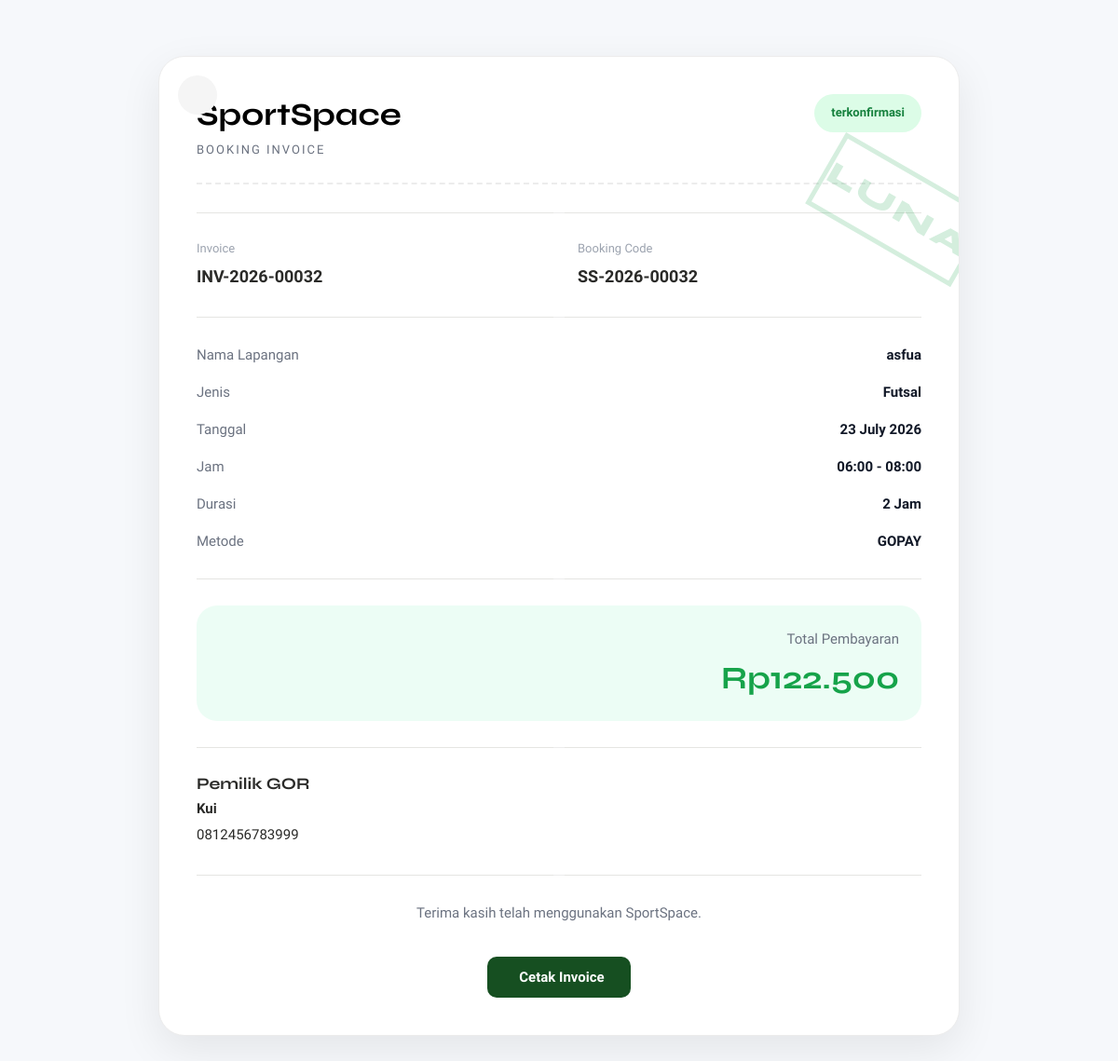
Screenshot of /invoice.php?id=32&from=success with the database file from the repository.
### tables this page shows
CREATE TABLE `booking` (
  `booking_id` int(11) NOT NULL,
  `user_id` int(11) NOT NULL,
  `field_id` int(11) NOT NULL,
  `tanggal` date NOT NULL,
  `jam_mulai` time NOT NULL,
  `jam_selesai` time NOT NULL,
  `status` enum('tertunda','terkonfirmasi','ditolak','dibatalkan','selesai') NOT NULL DEFAULT 'tertunda',
  `created_at` timestamp NOT NULL DEFAULT current_timestamp(),
  `booking_code` varchar(20) DEFAULT NULL,
  `metode_pembayaran` varchar(30) DEFAULT NULL,
  `bank` varchar(30) DEFAULT NULL,
  `total` decimal(12,2) NOT NULL
);

CREATE TABLE `fields` (
  `field_id` int(11) NOT NULL,
  `owner_id` int(11) DEFAULT NULL,
  `nama_lapangan` varchar(100) NOT NULL,
  `jenis` varchar(50) NOT NULL,
  `harga` decimal(10,2) NOT NULL,
  `status` enum('tersedia','penuh') NOT NULL DEFAULT 'tersedia',
  `lokasi` varchar(255) DEFAULT NULL,
  `gambar` varchar(255) DEFAULT NULL,
  `deskripsi` text DEFAULT NULL,
  `owner_name` varchar(100) DEFAULT NULL,
  `owner_phone` varchar(20) DEFAULT NULL,
  `owner_address` varchar(255) DEFAULT NULL,
  `jam_operasional` varchar(50) DEFAULT NULL,
  `kapasitas` int(11) DEFAULT NULL,
  `jenis_lantai` varchar(50) DEFAULT NULL,
  `fasilitas` text DEFAULT NULL,
  `maps_link` text DEFAULT NULL,
  `google_maps_url` text DEFAULT NULL,
  `verifikasi` enum('pending','diterima','ditolak') NOT NULL DEFAULT 'pending',
  `durasi_slot` int(11) NOT NULL DEFAULT 1,
  `hari_libur` text DEFAULT NULL,
  `aktif` enum('aktif','nonaktif') NOT NULL
);

CREATE TABLE `payment` (
  `payment_id` int(11) NOT NULL,
  `booking_id` int(11) NOT NULL,
  `metode` enum('transfer','ewallet','cash') NOT NULL,
  `total` decimal(10,2) NOT NULL,
  `status` enum('tertunda','diverifikasi','ditolak') NOT NULL DEFAULT 'tertunda',
  `tanggal_bayar` timestamp NOT NULL DEFAULT current_timestamp(),
  `bank` varchar(30) DEFAULT NULL
);

### invoice.php (the view, shortened to what this page needs)
<?php
include 'config.php';
$booking_id = (int) $_GET['id'];
$from = $_GET['from'] ?? 'index';
$query = mysqli_query($conn, "
SELECT
    b.*,
    b.status AS booking_status,
    f.*,
    p.total,
    p.metode,
    p.status AS payment_status,
    o.nama AS owner_nama,
    o.telepon,
    o.alamat
FROM booking b
JOIN fields f
ON b.field_id = f.field_id
JOIN payment p
ON b.booking_id = p.booking_id
LEFT JOIN owners o
ON f.field_id = o.field_id
WHERE b.booking_id='$booking_id'
");
$data = mysqli_fetch_assoc($query);
$durasi =
    (
        strtotime($data['jam_selesai'])
        -
        strtotime($data['jam_mulai'])
    )
    /
    3600;
$invoice =
    "INV-" .
    date('Y') .
    "-" .
    str_pad(
        $booking_id,
        5,
        "0",
        STR_PAD_LEFT
    );
$bookingCode =
    "SS-" .
    date('Y') .
    "-" .
    str_pad(
        $booking_id,
        5,
        "0",
        STR_PAD_LEFT
    );
if ($from == "success") {
    $backLink = "booking-success.php?id=" . $booking_id;
} elseif ($from == "riwayat") {
    $backLink = "riwayat.php";
    $backText = "Kembali ke Riwayat";
} else {
    $backLink = "index.php";
    $backText = "Kembali ke Beranda";
}
?>
<!DOCTYPE html>
<html lang="id">
<head>
    <link rel="stylesheet" href="index.css">
    <link rel="stylesheet" href="invoice.css?v=<?= time(); ?>">
    <link rel="stylesheet" href="https://cdn.jsdelivr.net/npm/@tabler/icons-webfont@latest/tabler-icons.min.css">
</head>
<body>
    <div class="invoice-wrapper">
        <div class="invoice-card">
            <?php
            if (
                $data['booking_status'] == "terkonfirmasi" ||
                $data['booking_status'] == "selesai"
            ) {
                ?>
                <div class="stamp paid-stamp">
                    LUNAS
                </div>
                <?php
            }
            ?>
            <a href="<?= $backLink ?>" class="close-invoice">
            </a>
            <div class="invoice-header">
                <div>
                    <h1>SportSpace</h1>
                    <p>BOOKING INVOICE</p>
                </div>
                <?php
                if ($data['booking_status'] == "terkonfirmasi") {
                    echo '<span class="status paid">terkonfirmasi</span>';
                } elseif ($data['booking_status'] == "tertunda") {
                    echo '<span class="status pending">tertunda</span>';
                } elseif ($data['booking_status'] == "dibatalkan") {
                    echo '<span class="status cancel">dibatalkan</span>';
                } else {
                    echo '<span class="status paid">selesai</span>';
                }
                ?>
            </div>
            <div class="divider"></div>
            <div class="invoice-info">
                <div>
                    <span>Invoice</span>
                    <strong><?= $invoice ?></strong>
                </div>
                <div>
                    <span>Booking Code</span>
                    <strong><?= $bookingCode ?></strong>
                </div>
            </div>
            <div class="divider"></div>
            <div class="invoice-detail">
                <div class="row">
                    <span>Nama Lapangan</span>
                    <strong><?= $data['nama_lapangan'] ?></strong>
                </div>
                <div class="row">
                    <span>Jenis</span>
                    <strong><?= $data['jenis'] ?></strong>
                </div>
                <div class="row">
                    <span>Tanggal</span>
                    <strong><?= date('d F Y', strtotime($data['tanggal'])) ?></strong>
                </div>
                <div class="row">
                    <span>Jam</span>
                    <strong>
                        <?= substr($data['jam_mulai'], 0, 5) ?>
                        -
                        <?= substr($data['jam_selesai'], 0, 5) ?>
                    </strong>
                </div>
                <div class="row">
                    <span>Durasi</span>
                    <strong><?= $durasi ?> Jam</strong>
                </div>
                <div class="row">
                    <span>Metode</span>
                    <strong><?= strtoupper($data['metode_pembayaran']) ?></strong>
                </div>
            </div>
            <div class="divider"></div>
            <div class="total-box">
                <span>Total Pembayaran</span>
                <h2>
                    Rp<?= number_format($data['total'], 0, ',', '.') ?>
                </h2>
            </div>
            <div class="divider"></div>
            <div class="owner-box">
                <h3>Pemilik GOR</h3>
                <div class="owner-profile">
                    <div class="owner-detail">
                        <h4><?= $data['owner_name'] ?></h4>
                        <div class="owner-contact">
                            <div>
                                <?= $data['owner_phone'] ?>
                            </div>
                        </div>
                    </div>
                </div>
            </div>
            <div class="divider"></div>
            <p class="thanks">
                Terima kasih telah menggunakan SportSpace.
            </p>
            <div class="invoice-button">
                <button onclick="printInvoice()" class="btn btn-primary btn-lg">
                    Cetak Invoice
                </button>
            </div>
        </div>
    </div>
</body>

### index.css (style rules this page uses)
:root { --green: #164f21; --green-light: #bceab8; --green-mid: #1f9b32; --amber: #BA7517; --amber-light: #FAEEDA; --red: #C0392B; --red-light: #FDECEA; --blue-light: #E6F1FB; --blue: #185FA5; --gray-50: #F9F9F8; --gray-100: #F2F2F0; --gray-200: #E5E5E2; --gray-300: #D1D0CC; --gray-400: #9C9A92; --gray-600: #5C5B56; --gray-800: #2A2A28; --gray-900: #1A1A18; --white: #FFFFFF; --black: #000000; --radius-sm: 6px; --radius-md: 10px; --radius-lg: 16px; --radius-xl: 24px; --shadow-sm: 0 1px 3px rgba(0, 0, 0, .06), 0 1px 2px rgba(0, 0, 0, .04); --shadow-md: 0 4px 12px rgba(0, 0, 0, .08), 0 2px 4px rgba(0, 0, 0, .04); --shadow-lg: 0 10px 30px rgba(0, 0, 0, .10), 0 4px 8px rgba(0, 0, 0, .04); }
*, *::before, *::after { box-sizing: border-box; margin: 0; padding: 0; }
body { font-family: 'Plus Jakarta Sans', sans-serif; background: var(--gray-50); color: var(--gray-800); line-height: 1.6; font-size: 15px; }
h1, h2, h3 { font-family: 'Syne', sans-serif; line-height: 1.3; }
a { text-decoration: none; color: inherit; }
.btn { display: inline-flex; align-items: center; gap: 6px; border: none; border-radius: var(--radius-md); padding: 9px 18px; font-size: 14px; font-weight: 600; cursor: pointer; transition: all .15s; font-family: 'Plus Jakarta Sans', sans-serif; }
.btn-primary { background: var(--green); color: var(--white); }
.btn-lg { padding: 13px 28px; font-size: 15px; }
.divider { display: flex; align-items: center; gap: 12px; margin: 20px 0; }
.divider::before, .divider::after { content: ''; flex: 1; height: 1px; background: var(--gray-200); }

### invoice.css (style rules this page uses)
body { background: #f6f8fb; font-family: 'Plus Jakarta Sans', sans-serif; }
.invoice-wrapper { max-width: 900px; margin: 40px auto; padding: 20px; }
.invoice-card { background: #fff; border-radius: 28px; padding: 40px; box-shadow: 0 15px 45px rgba(0, 0, 0, .08); border: 1px solid #ececec; }
.invoice-header { border-bottom: 2px dashed #ececec; padding-bottom: 24px; display: flex; justify-content: space-between; align-items: flex-start; margin-bottom: 30px; }
.invoice-header h1 { font-family: 'Syne', sans-serif; font-size: 34px; color: #000000; margin-bottom: 6px; }
.invoice-header p { color: #6b7280; letter-spacing: 2px; font-size: 13px; }
.status { padding: 10px 18px; border-radius: 999px; font-size: 13px; font-weight: 700; }
.status.paid { background: #dcfce7; color: #15803d; }
.divider { height: 1px; background: #ececec; margin: 28px 0; }
.invoice-info { display: grid; grid-template-columns: 1fr 1fr; gap: 40px; margin-top: 5px; }
.invoice-info span { display: block; color: #9ca3af; font-size: 13px; margin-bottom: 5px; }
.invoice-info strong { font-size: 18px; }
.invoice-detail { display: grid; gap: 16px; }
.row { display: flex; justify-content: space-between; align-items: center; }
.row span { color: #6b7280; }
.row strong { color: #111827; }
.total-box { background: #ecfdf5; padding: 24px; border-radius: 22px; text-align: right; }
.total-box span { display: block; color: #6b7280; margin-bottom: 8px; }
.total-box h2 { color: #16a34a; font-size: 34px; }
.owner-box { line-height: 1.9; }
.thanks { text-align: center; color: #6b7280; margin-top: 15px; }
.invoice-button { margin-top: 35px; display: flex; justify-content: center; }
.invoice-card { position: relative; }
.close-invoice { position: absolute; top: 20px; left: 20px; width: 42px; height: 42px; border-radius: 50%; background: #f5f5f5; display: flex; justify-content: center; align-items: center; text-decoration: none; color: #555; transition: .25s; }
.invoice-card { position: relative; overflow: hidden; }
.stamp { position:absolute; top:120px; right:-25px; width:180px; text-align:center; padding:12px 0; font-size:34px; font-weight:800; letter-spacing:3px; transform:rotate(30deg); border:5px solid; opacity:.18; pointer-events:none; z-index:20; font-family:'Syne',sans-serif; }
.paid-stamp { color:#16a34a; border-color:#16a34a; }

### rows the page displays
booking: field.nama_lapangan "asfua", field.jenis "Futsal", tanggal "23 July 2026", jam_mulai "06:00", jam_selesai "08:00", durasi "2", metode_pembayaran "GOPAY", payment.total "122.500", field.owner_name "Kui", field.owner_phone "0812456783999"

### other values shown
$invoice "INV-2026-00032"
$bookingCode "SS-2026-00032"
